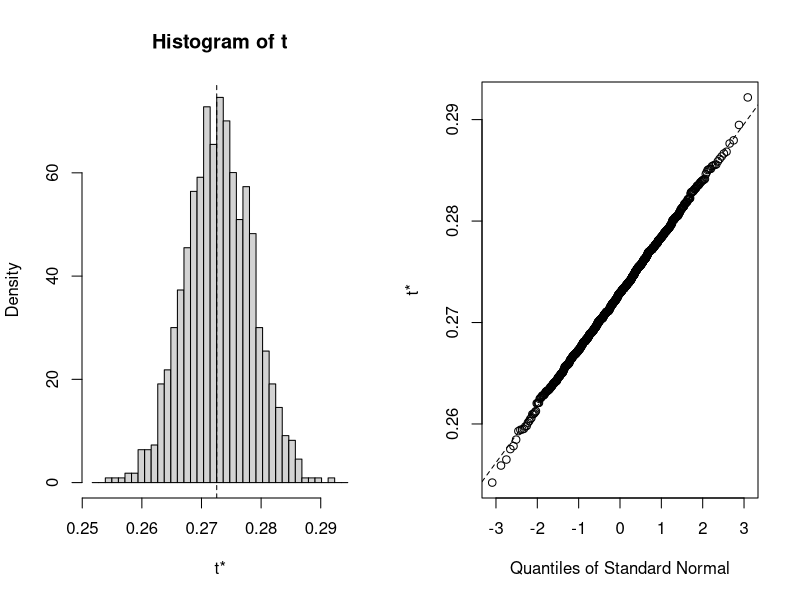
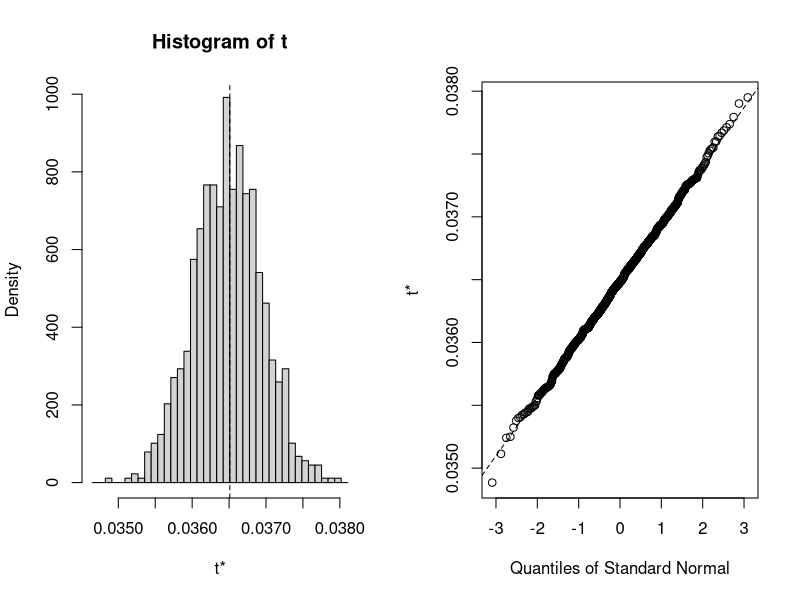
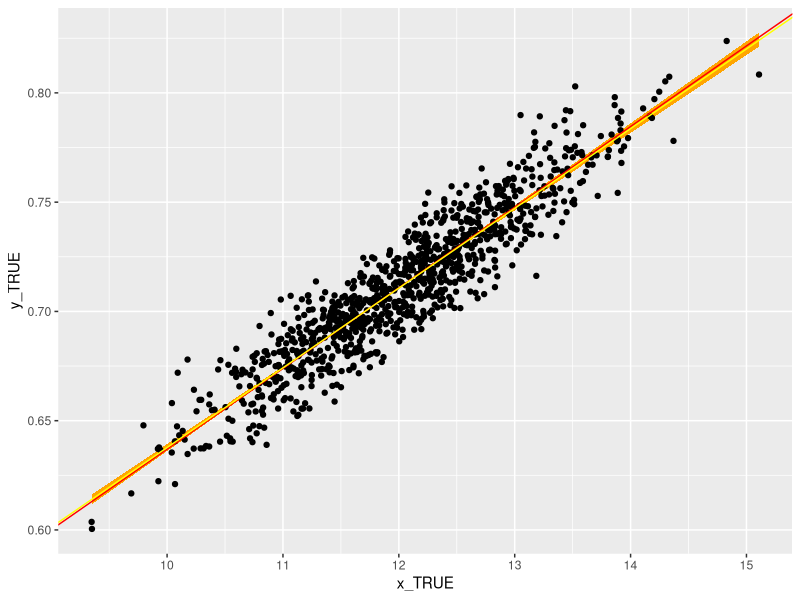
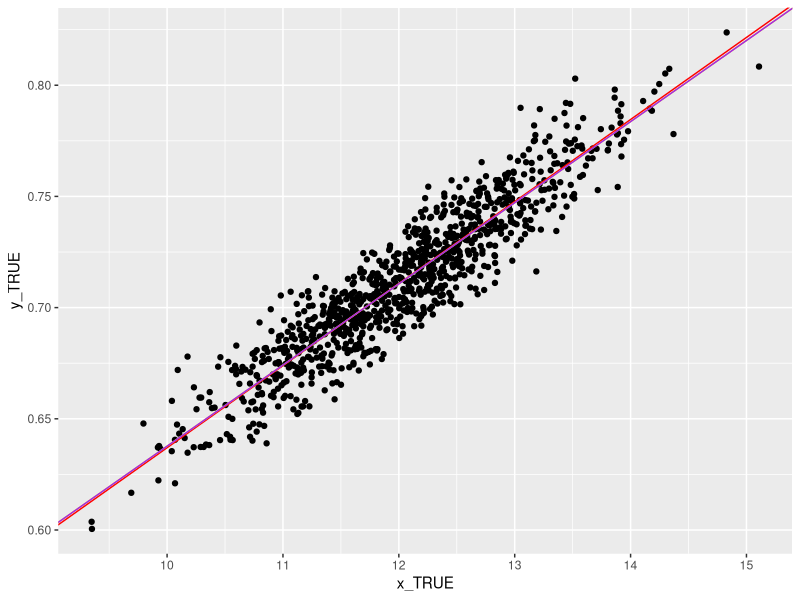
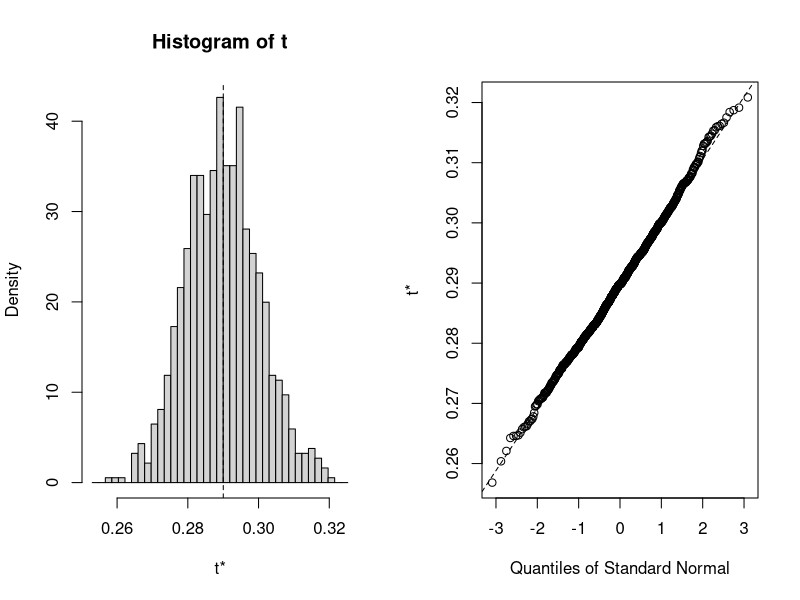
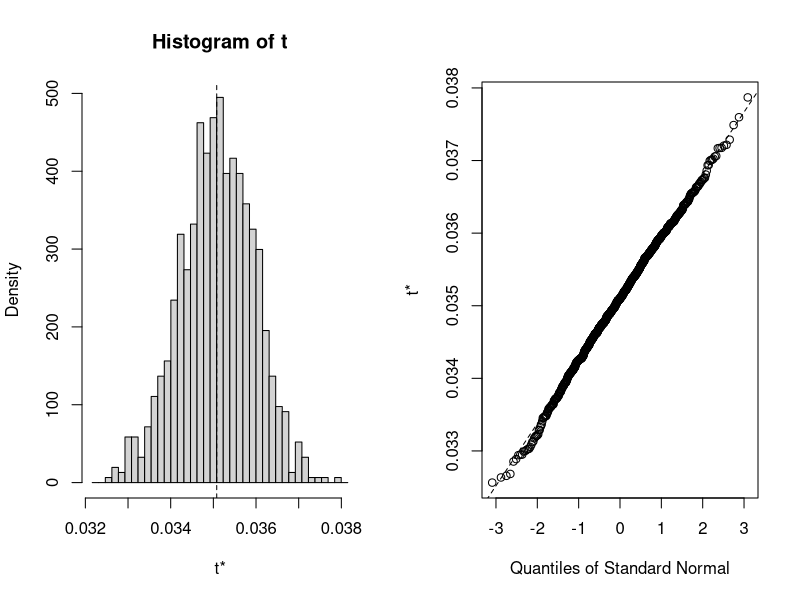
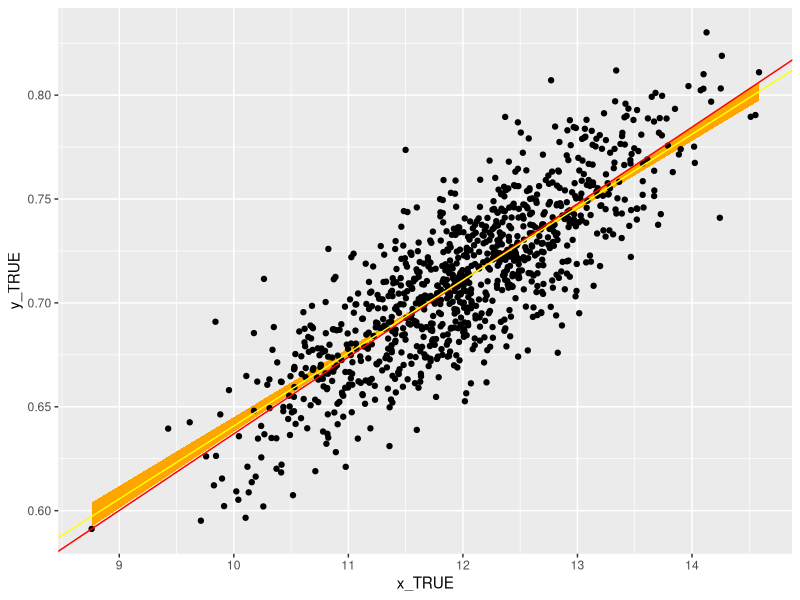
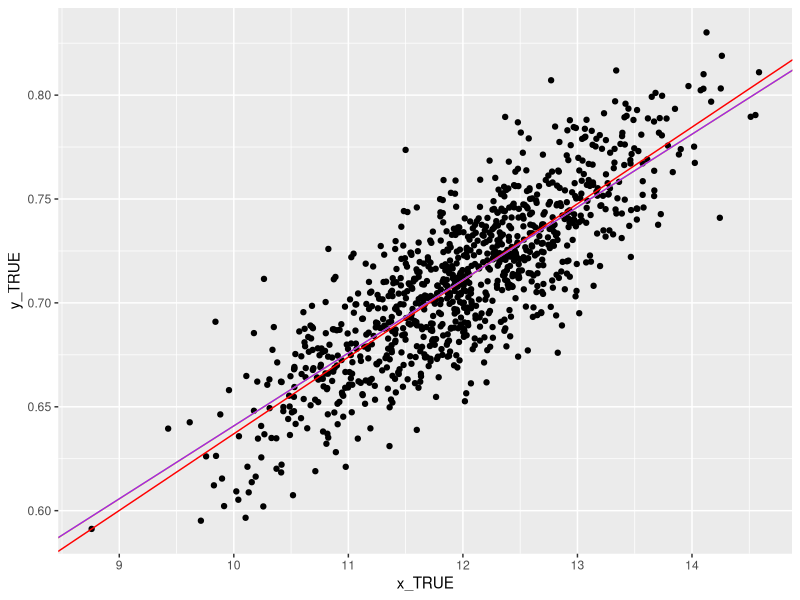

Here is the R script that generated these plots, in order:
## ---- chunk 1
knitr::opts_chunk$set(echo = TRUE, warning = FALSE, message = FALSE)

library(tidyverse)
library(dplyr)
library(ggplot2)
library(boot)
library(gridExtra)
library(knitr)
## ---- chunk 2
data_low <- read_csv("../Data/Dataset_S1.csv")
data_intermediate <- read_csv("../Data/Dataset_S2.csv")
data_high <- read_csv("../Data/Dataset_S3.csv")
## ---- chunk 3
# https://www.statmethods.net/advstats/bootstrapping.html
# Boot library docs
# calculate the Intercept
OLS_Intercept <- function(formula, data, indices) {
  d <- data[indices,]                   # allows boot to select sample
  fit <- lm(formula, data=d)            # the OLS model
  return (coef(fit)[1])                 # get intercept
}

# calculate the slope
OLS_slope <- function(formula, data, indices) {
  d <- data[indices,]                   # allows boot to select sample
  fit <- lm(formula, data=d)            # the OLS model
  return (coef(fit)[2])                 # get slope
}

## ---- chunk 4

# set seed for production
set.seed(1234)

# bootstrapping with 1000 replications
results_Intercept <- boot(data=data_low, 
                statistic=OLS_Intercept,
                R=1000,
                formula=D47~Temperature)

plot(results_Intercept)

mean_Intercept_low <- mean(results_Intercept$t)
median_Intercept_low <- median(results_Intercept$t)
print(boot.ci(results_Intercept, type="bca"))
cat("Median Intercept:", median_Intercept_low)
cat("Mean Intercept:", mean_Intercept_low)


## ---- chunk 5
# use the same seed to keep same results
set.seed(1234)

# bootstrapping with 1000 replications
results_Slope <- boot(data=data_low, 
                statistic=OLS_slope,
                R=1000,
                formula=D47~Temperature)

plot(results_Slope)

mean_slope_low <- mean(results_Slope$t)
median_Slope_low <- median(results_Slope$t)

print(boot.ci(results_Slope, type="bca"))
cat("Median Slope:", median_Slope_low)
cat("Mean Slope:", mean_slope_low)

## ---- chunk 6
data_low %>% 
  ggplot(aes(x = x_TRUE, y=y_TRUE)) + 
  geom_ribbon(aes(ymin = 0.0356 * x_TRUE + 0.2833, ymax = 0.0375 * x_TRUE + 0.2611), fill = "orange") +
  geom_point() +
  geom_abline(slope = 0.0369, intercept = 0.268, color = 'red') +
  geom_abline(slope = median_Slope_low, intercept = median_Intercept_low, color = 'yellow')
## ---- chunk 7
data_low %>% 
  ggplot(aes(x = x_TRUE, y=y_TRUE)) +
  geom_point() +
  geom_abline(slope = 0.0369, intercept = 0.268, color = 'red') +
  geom_abline(slope = median_Slope_low, intercept = median_Intercept_low, color = 'yellow') +
  geom_abline(slope = mean_slope_low, intercept = mean_Intercept_low, color = 'purple')
## ---- chunk 8

# set seed for production
set.seed(1234)

# bootstrapping with 1000 replications
results_Intercept <- boot(data=data_intermediate, 
                statistic=OLS_Intercept,
                R=1000,
                formula=D47~Temperature)

plot(results_Intercept)

mean_Intercept_Intermediate <- mean(results_Intercept$t)
median_Intercept_Intermediate <- median(results_Intercept$t)

print(boot.ci(results_Intercept, type="bca"))
cat("Median Intercept:", median_Intercept_Intermediate)
cat("Mean Intercept:", mean_Intercept_Intermediate)

## ---- chunk 9
# use the same seed to keep same results
set.seed(1234)

# bootstrapping with 1000 replications
results_Slope <- boot(data=data_intermediate, 
                statistic=OLS_slope,
                R=1000,
                formula=D47~Temperature)

plot(results_Slope)

mean_Slope_Intermediate <- mean(results_Slope$t)
median_Slope_Intermediate <- median(results_Slope$t)

print(boot.ci(results_Slope, type="bca"))
cat("Median Slope:", median_Slope_Intermediate)
cat("Mean Slope:", mean_Slope_Intermediate)

## ---- chunk 10
data_intermediate %>% 
  ggplot(aes(x = x_TRUE, y=y_TRUE)) + 
  geom_ribbon(aes(ymin = 0.0332 * x_TRUE + 0.3131, ymax = 0.0367 * x_TRUE + 0.2709), fill = "orange") +
  geom_point() +
  geom_abline(slope = 0.0369, intercept = 0.268, color = 'red') +
  geom_abline(slope = median_Slope_Intermediate, intercept = median_Intercept_Intermediate, color = 'yellow')
## ---- chunk 11
data_intermediate %>% 
  ggplot(aes(x = x_TRUE, y=y_TRUE)) +
  geom_point() +
  geom_abline(slope = 0.0369, intercept = 0.268, color = 'red') +
  geom_abline(slope = median_Slope_Intermediate, intercept = median_Intercept_Intermediate, color = 'yellow') +
  geom_abline(slope = mean_Slope_Intermediate, intercept = mean_Intercept_Intermediate, color = 'purple')
## ---- chunk 12

# set seed for production
set.seed(1234)

# bootstrapping with 1000 replications
results_Intercept <- boot(data=data_high, 
                statistic=OLS_Intercept,
                R=1000,
                formula=D47~Temperature)

plot(results_Intercept)

mean_Intercept_high <- mean(results_Intercept$t)
median_Intercept_high <- median(results_Intercept$t)
print(boot.ci(results_Intercept, type="bca"))
cat("Median Intercept:", median_Intercept_high)
cat("Mean Intercept:", mean_Intercept_high)

## ---- chunk 13
# use the same seed to keep same results
set.seed(1234)

# bootstrapping with 1000 replications
results_Slope <- boot(data=data_high, 
                statistic=OLS_slope,
                R=1000,
                formula=D47~Temperature)

plot(results_Slope)

mean_Slope_high <- mean(results_Slope$t)
median_Slope_high <- median(results_Slope$t)

print(boot.ci(results_Slope, type="bca"))
cat("Median Slope:", median_Slope_high)
cat("Mean Slope:", mean_Slope_high)
## ---- chunk 14
data_high %>% 
  ggplot(aes(x = x_TRUE, y=y_TRUE)) + 
  geom_ribbon(aes(ymin = 0.0283 * x_TRUE + 0.3721, ymax = 0.0327 * x_TRUE + 0.3186), fill = "orange") +
  geom_point() +
  geom_abline(slope = 0.0369, intercept = 0.268, color = 'red') +
  geom_abline(slope = median_Slope_high, intercept = median_Intercept_high, color = 'yellow')
## ---- chunk 15
data_high %>% 
  ggplot(aes(x = x_TRUE, y=y_TRUE)) +
  geom_point() +
  geom_abline(slope = 0.0369, intercept = 0.268, color = 'red') +
  geom_abline(slope = median_Slope_high, intercept = median_Intercept_high, color = 'yellow') +
  geom_abline(slope = mean_Slope_high, intercept = mean_Intercept_high, color = 'purple')
## ---- chunk 16
# integrate variables into the lists
DataNames <- c('Low', 'Intermediate', 'High', 'True')
Slopes <- c(median_Slope_low, median_Slope_Intermediate, median_Slope_high, 0.0369)
Intercepts <- c(median_Intercept_low, median_Intercept_Intermediate, median_Intercept_high, 0.268)

OLS_results <- do.call(rbind, Map(data.frame, name=DataNames, Slopes=Slopes, Intercepts=Intercepts))

Slopes_plot <- OLS_results %>% 
  ggplot(aes(x = name, y = Slopes,fill = name)) +
  geom_col() +
  geom_text(aes(label = round(Slopes, 4), y = Slopes + 0.005)) +
  labs(x = "Error Level",
       y = "Median Slope",
       fill = "Error Level")

Intercepts_plot <- OLS_results %>% 
  ggplot(aes(x = name, y = Intercepts ,fill = name)) +
  geom_col() +
  geom_text(aes(label = round(Intercepts, 4), y = Intercepts + 0.05)) +
  labs(x = "Error Level",
       y = "Median Intercept",
       fill = "Erro Level")

grid.arrange(Slopes_plot, Intercepts_plot, nrow = 2)
## ---- chunk 17
meanIntercept <- c(mean_Intercept_low, mean_Intercept_Intermediate, mean_Intercept_high)
meanSlope <- c(mean_slope_low, mean_Slope_Intermediate, mean_Slope_high)
medianIntercept <- c(median_Intercept_low, median_Intercept_Intermediate, median_Intercept_high)
medianSlope <- c(median_Slope_low, median_Slope_Intermediate, median_Slope_high)

mat <- array(c(meanIntercept, medianIntercept, meanSlope, medianSlope), dim = c(3, 4))
colnames(mat) <- c("mean_Intercept", "median_Intercept", "mean_Slope", "median_Slope")
mat %>% 
  kable()
